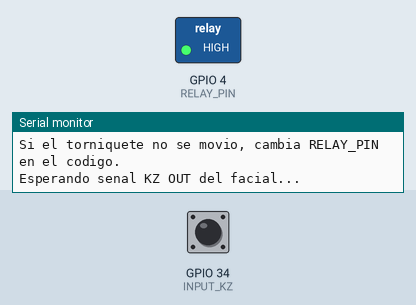
Recording of a sketch running on a simulated ESP32. Shown: switched loads named in the sketch (green lamp = pin HIGH), the last lines printed to the serial monitor. Inputs (shaded band) come from the test bench; at power-on: GPIO 34 (INPUT_KZ) HIGH.

Above: at 5.5 s.
5.6 s: GPIO 34 (INPUT_KZ) pulled LOW for 0.15 s
At 6.2 s:
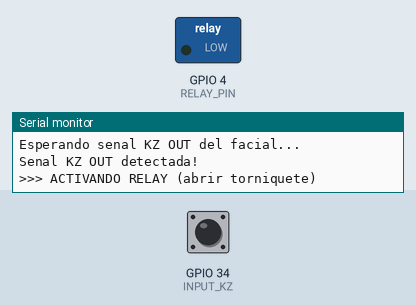
Timing chart, 0 to 8.6 s (numbered marks = the images above; inputs shaded):
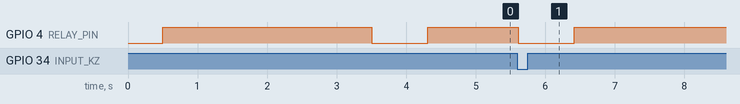

The sketch:

esp32_torniquete_test.ino
```cpp
/*
 * Prueba torniquete - ESP32 + relay (placa custom con HW-394)
 *
 * Entrada:  KZ OUT del facial (contacto seco) -> GPIO 34 + GND
 * Salida:   Relay -> placa roja del torniquete (SW1/GND)
 *
 * Subir con Arduino IDE:
 *   Placa: ESP32 Dev Module
 *   Puerto: COM3
 *   Baud upload: 921600
 */

#define INPUT_KZ   34   // Entrada contacto seco (KZ OUT). Ajustar si no responde.
#define RELAY_PIN  4    // Salida relay. Probar 2, 4, 5, 16, 17, 25 si no abre.

// Muchos relays en estas placas son activos en LOW
#define RELAY_ON   LOW
#define RELAY_OFF  HIGH

const unsigned long PULSE_MS = 800;  // Pulso similar al facial (~0.5-1 s)

void pulseRelay() {
  Serial.println(">>> ACTIVANDO RELAY (abrir torniquete)");
  digitalWrite(RELAY_PIN, RELAY_ON);
  delay(PULSE_MS);
  digitalWrite(RELAY_PIN, RELAY_OFF);
  Serial.println(">>> Relay OFF");
}

void setup() {
  Serial.begin(115200);
  delay(500);

  pinMode(RELAY_PIN, OUTPUT);
  digitalWrite(RELAY_PIN, RELAY_OFF);

  pinMode(INPUT_KZ, INPUT_PULLUP);

  Serial.println();
  Serial.println("=== TEST TORNIQUETE ESP32 ===");
  Serial.println("Entrada KZ OUT: GPIO 34 (contacto a GND = activo)");
  Serial.println("Salida relay:   GPIO 4");
  Serial.println();
  Serial.println("Prueba automatica: pulso relay en 3 segundos...");
  delay(3000);
  pulseRelay();
  Serial.println("Si el torniquete no se movio, cambia RELAY_PIN en el codigo.");
  Serial.println("Esperando senal KZ OUT del facial...");
}

void loop() {
  static bool last = HIGH;

  bool kz = digitalRead(INPUT_KZ);

  // Contacto seco: NO cierra hacia GND -> LOW
  if (last == HIGH && kz == LOW) {
    Serial.println("Senal KZ OUT detectada!");
    pulseRelay();
    delay(300);  // debounce
  }

  last = kz;
  delay(20);
}
```

Measured:
- after the input at 5.6 s, GPIO 4 (RELAY_PIN): HIGH → LOW at once, → HIGH 0.80 s later
